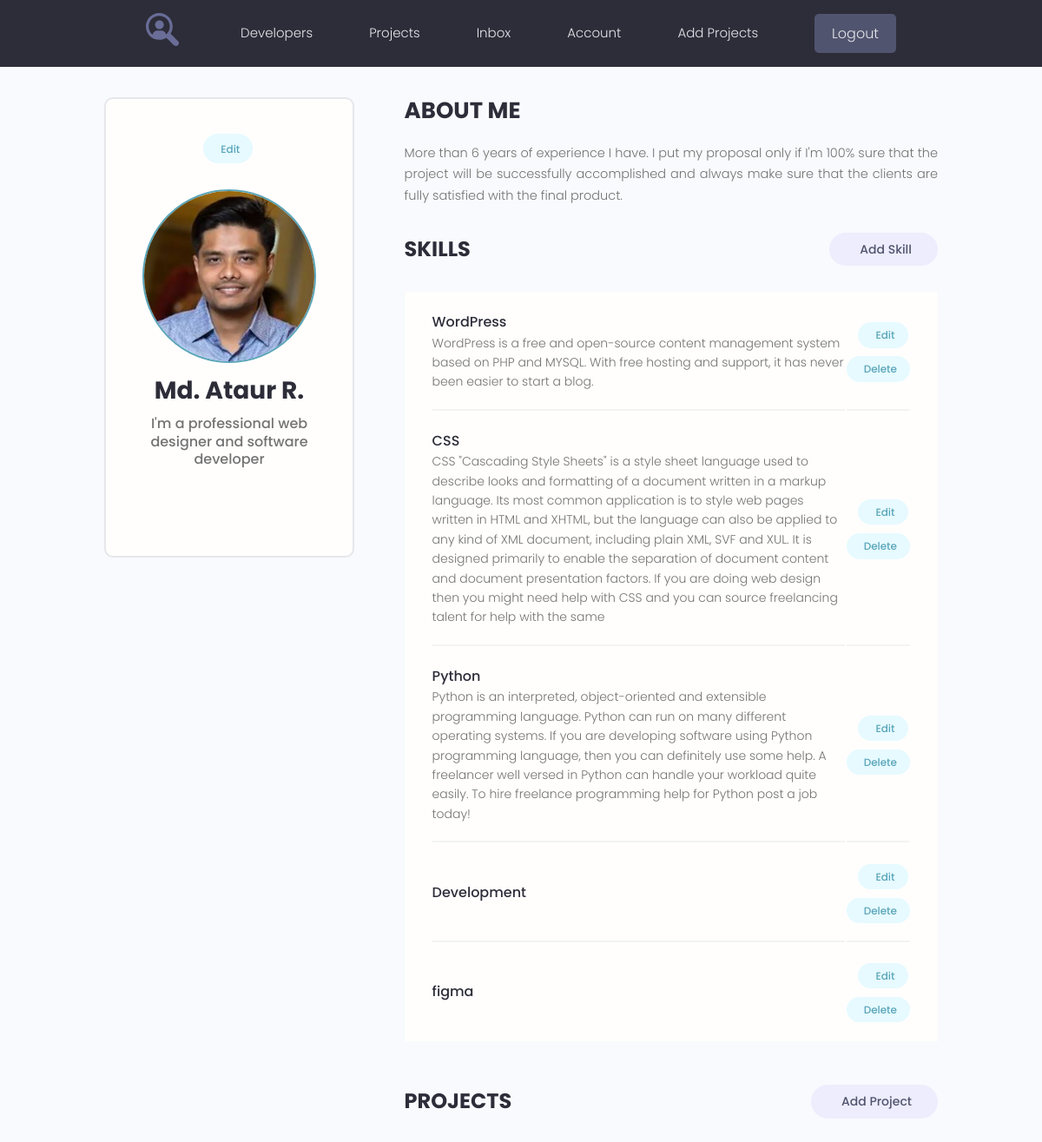
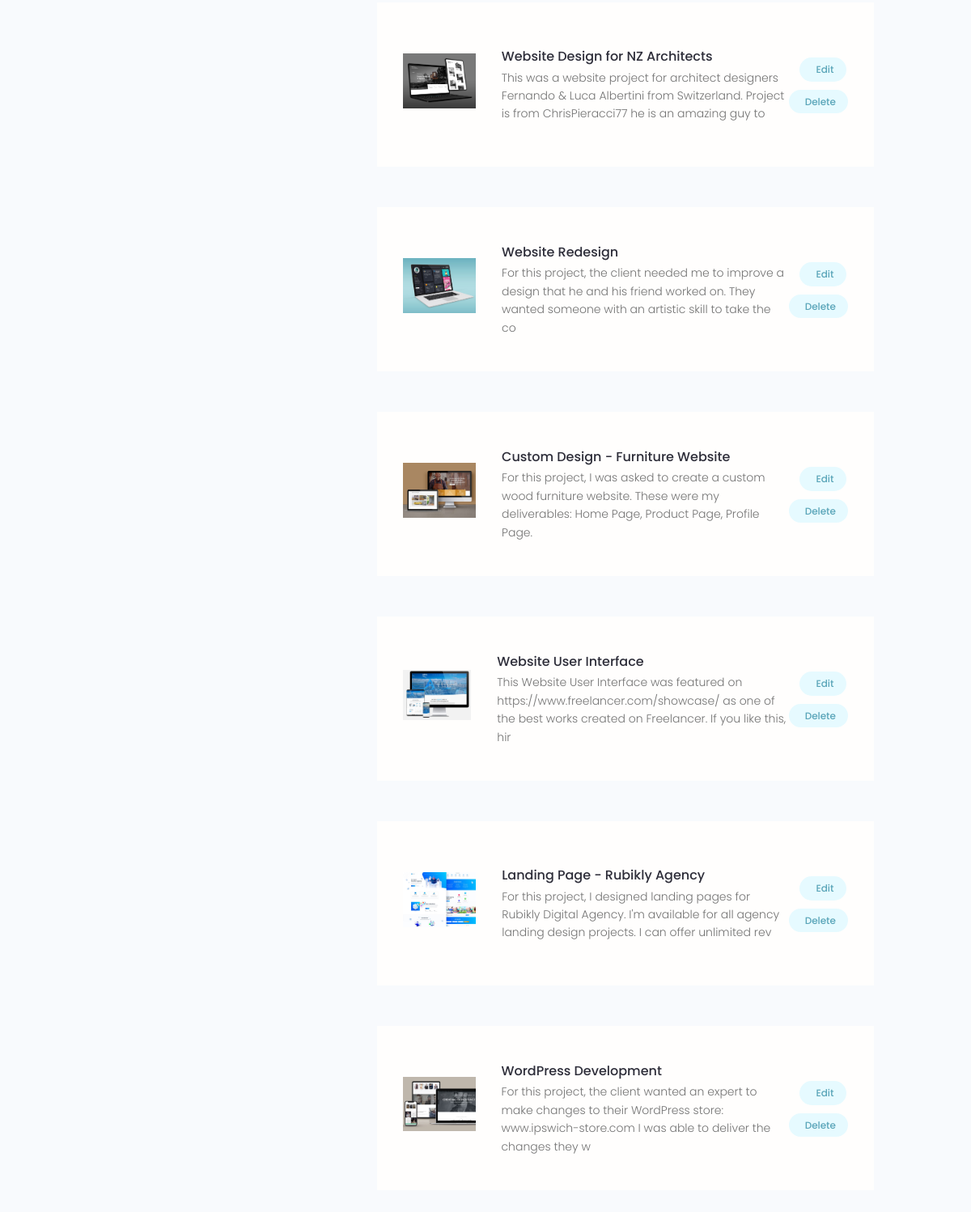
/account/ (signed in), run on the app's committed database (2 pictures, top to bottom).
### users/models.py (models this page shows, shortened)
class Profile(models.Model):
    user = models.OneToOneField(User, on_delete=models.CASCADE, null=True, blank=True)
    name = models.CharField(max_length=200, null=True, blank=True)
    email = models.EmailField(max_length=200, null=True, blank=True)
    username = models.CharField(max_length=200, null=True, blank=True)
    short_intro = models.CharField(max_length=200, null=True, blank=True)
    bio = models.TextField(null=True, blank=True)
    profile_image = models.ImageField(upload_to="profiles/", default="profiles/user-default.png")
    profile_youtube = models.ImageField(upload_to="profiles/", default="profiles/user-default.png")
    profile_website = models.ImageField(upload_to="profiles/", default="profiles/user-default.png")
    creates = models.DateTimeField(auto_now_add=True)

class Skil(models.Model):
    owner = models.ForeignKey(Profile, on_delete=models.SET_NULL, null=True, blank=True)
    name = models.CharField(max_length=200, null=True, blank=True)
    description = models.TextField(null=True, blank=True)
    creates = models.DateTimeField(auto_now_add=True)

### projects/models.py (models this page shows, shortened)
class Project(models.Model):
    owner = models.ForeignKey(Profile, on_delete=models.SET_NULL, blank=True, null=True)
    title = models.CharField(max_length=200)
    description = models.TextField(blank=True, null=True)
    featured_image = models.ImageField(upload_to="projects/%Y/%m/%d/", default="default.jpg")
    demo_link = models.CharField(max_length=1000, blank=True, null=True)
    source_link = models.CharField(max_length=1000, blank=True, null=True)
    tags = models.ManyToManyField(Tag, blank=True)
    vote_total = models.IntegerField(default=0)
    vote_ratio = models.IntegerField(default=0)
    created = models.DateTimeField(auto_now_add=True)
    class Meta:
        ordering = ['-vote_ratio', '-vote_total', 'title']

### users/views.py (the view)
# urls.py: path('account/', views.user_account, name='account'),
@login_required(login_url="login")
def user_account(request):
    prof = request.user.profile
    skills = prof.skil_set.all()
    projects = prof.project_set.all()
    context = {
        "profile": prof,
        "skills": skills,
        "projects": projects
    }
    return render(request, "users/account.html", context)

### users/templates/users/account.html (shortened to what this page needs)
{%extends 'projects/base.html'%}
{%block content%}
  <main class="settingsPage profile my-md">
    <div class="container">
      <div class="layout">
        <div class="column column--1of3">
          <div class="card text-center">
            <div class="card__body dev">
              <a class="tag tag--pill tag--main settings__btn" href="{%url 'edit-account'%}"> Edit</a>
              <img class="avatar avatar--xl dev__avatar" src="{{profile.profile_image.url}}" />
              <h2 class="dev__name">{{profile.name}}</h2>
              <p class="dev__title">{{profile.short_intro}}</p>
            </div>
          </div>
        </div>
        <div class="column column--2of3">
          <div class="devInfo">
            <h3 class="devInfo__title">About Me</h3>
            <p class="devInfo__about">
            {{profile.bio}}
            </p>
          </div>
          <div class="settings">
            <h3 class="settings__title">Skills</h3>
            <a class="tag tag--pill tag--sub settings__btn tag--lg" href="{%url 'create-skill'%}"> Add Skill</a>
          </div>
          <table class="settings__table">
            {%for skill in skills%}
            <tr>
              <td class="settings__tableInfo">
                <h4>{{skill.name}}</h4>
                <p>
                  {{skill.description}}
                </p>
              </td>
              <td class="settings__tableActions">
                <a class="tag tag--pill tag--main settings__btn" href="{% url 'update-skill' skill.id %}"> Edit</a>
                <a class="tag tag--pill tag--main settings__btn" href="{%url 'delete-skill' skill.id%}">
                  Delete</a>
              </td>
            </tr>
            {%endfor%}
          </table>
          <div class="settings">
            <h3 class="settings__title">Projects</h3>
            <a class="tag tag--pill tag--sub settings__btn tag--lg" href="{%url 'create-project'%}"> Add Project</a>
          </div>
          {%for project in projects%}
          <table class="settings__table">
            <tr>
              <td class="settings__thumbnail">
                <a href="{%url 'project' project.id%}"><img src="{{project.featured_image.url}}" alt="Project Thumbnail" /></a>
              </td>
              <td class="settings__tableInfo">
                <a href="{%url 'project' project.id%}">{{project.title}}</a>
                <p>
                  {{project.description|slice:"150"}}
                </p>
              </td>
              <td class="settings__tableActions">
                <a class="tag tag--pill tag--main settings__btn" href="{%url 'update-project' project.id%}"> Edit</a>
                <a class="tag tag--pill tag--main settings__btn" href="{%url 'delete-project' project.id%}">
                  Delete</a>
              </td>
            </tr>
          </table>
          {%endfor%}
        </div>
      </div>
    </div>
  </main>
{%endblock%}

### projects/static/styles/app.css (style rules this page uses)
:root { --color-sub: #2d2d39; }
.card { border: 2px solid var(--color-light); }
img { width: 100%; }
.profile .card > .dev { padding: 4rem; }
.dev__avatar { display: block; margin: auto; }
.dev__name { color: var(--color-sub); font-size: 2.8rem; font-weight: 700; margin-top: 1rem; margin-bottom: 0.5rem; }
.dev__title { font-size: 1.6rem; font-weight: 500; line-height: 1.3; }
.devInfo { margin-bottom: 3rem; }
.devInfo__title, .devInfo__subtitle { font-size: 2.6rem; color: var(--color-sub); text-transform: uppercase; font-weight: 700; margin-bottom: 1.5rem; }
.devInfo__about, .devSkill__info { font-size: 1.45rem; line-height: 1.7; text-align: justify; }
.settingsPage .dev > .settings__btn { display: inline-block; margin-bottom: 3rem; }
.settings { display: flex; justify-content: space-between; align-items: center; }
.settings__title { font-size: 2.4rem; text-transform: uppercase; font-weight: 700; color: var(--color-sub); }
.settings__table { margin-top: 3rem; margin-bottom: 5rem; padding: 0 3rem; background: var(--color-white); }
.settings__table tr { width: 100%; }
.settings__table tr > td { padding: 2rem 0; }
.settings__table tr:not(:last-child) td { border-bottom: 2px solid var(--color-white-light); }
.settings__thumbnail { width: 23%; min-width: 10rem; }
.settings__thumbnail img { padding-right: 3rem; height: 15rem; object-fit: contain; }
.settings__tableInfo { width: 100%; }
.settings__tableInfo h4, .settings__tableInfo a { padding-right: 1rem; width: auto; font-size: 1.6rem; font-weight: 500; color: var(--color-sub); }
.settings__tableInfo p { font-size: 1.4rem; }
.settings__tableActions { text-align: right; }

### projects/static/uikit/styles/modules/_variables.css (style rules this page uses)
:root { --color-main: #5aa5b9; --color-main-light: #e6faff; --color-sub: #3f4156; --color-sub-light: #51546e; --color-sub-lighter: #ededfd; --color-text: #737373; --color-gray: #8b8b8b; --color-light: #e5e7eb; --color-light-gray: #767676; --color-bg: #f8fafd; --color-white: #fffefd; --color-white-light: #f3f3f3; --color-success: #359e64; --color-success-bg: #def8e8; --color-error: #fc4b0b; --color-error-bg: #fff2ee; --font-base: 'Poppins', arial, helvetica, 'Segoe UI', roboto, ubuntu, sans-serif; --font-monospace: 'Fira Code', 'Courier New', courier, monospace; --font-regular: 300; --font-medium: 500; --font-bold: 700; --generic-shadow: 1px 1px 5px #00000010; --generic-transition: all 0.3s ease-in-out; }

### projects/static/uikit/styles/modules/_base.css (style rules this page uses)
* { margin: 0; padding: 0; box-sizing: border-box; text-rendering: optimizeLegibility; color: inherit; font-size: inherit; }
html { font-size: 50%; }
@media only screen and (min-width: 480px) { html { font-size: 56.25%; } }
@media only screen and (min-width: 1200px) { html { font-size: 62.5%; } }
body { line-height: 1.6; font-weight: 400; font-size: 1.5rem; color: var(--color-text); background-color: var(--color-bg); min-height: 100vh; }

### projects/static/uikit/styles/modules/_typography.css (style rules this page uses)
* { font-family: var(--font-base); }
h2 { font-size: 3.6rem; font-weight: var(--font-bold); }
h3 { font-size: 3.2rem; font-weight: var(--font-medium); }
h4 { font-size: 2.8rem; font-weight: var(--font-medium); }
p, span, strong { font-size: 1.6rem; color: var(--color-text); font-weight: var(--font-regular); }
a { padding-bottom: 2px; text-decoration: none; display: inline-block; color: var(--color-main); font-weight: var(--font-medium); }

### projects/static/uikit/styles/modules/_utilities.css (style rules this page uses)
.container { width: 92%; max-width: 165rem; margin: 0 auto; box-sizing: border-box; }
@media screen and (min-width: 1000px) { .container { width: 90%; } }
@media screen and (min-width: 1200px) { .container { width: 80%; } }
.text-center { text-align: center; }
.my-md { margin: 3rem auto; }

### projects/static/uikit/styles/modules/_avatar.css (style rules this page uses)
.avatar { border-radius: 50%; border: 2px solid var(--color-main); object-fit: cover; }
.avatar--xl { height: 20rem; width: 20rem; }

### projects/static/uikit/styles/modules/_card.css (style rules this page uses)
.card { border-radius: 1rem; background-color: var(--color-white); border: 1.5px solid var(--color-light); width: auto; height: auto; margin-top: 0.5rem; margin-bottom: 0.5rem; overflow: hidden; }
.card__body, .card__header { padding: 2rem 2.5rem; }

### projects/static/uikit/styles/modules/_layout.css (style rules this page uses)
.layout { display: flex; flex-flow: row wrap; justify-content: space-between; }
.layout > .column { margin-bottom: 3rem; }
.layout > .column.column--1of3 { flex-basis: 30%; }
.layout > .column.column--2of3 { flex-basis: 64%; }

### data on the page
Profile: profile_image (picture), name "Md. Ataur R.", short_intro "I'm a professional web designer and software developer", bio "More than 6 years of experience I have. I put my proposal only if I'm 100% sure that the project will be successfully accomplished and always make sure that the clients are fully satisfied with the final product."
Skil: name "WordPress", description "WordPress is a free and open-source content management system based on PHP and MYSQL. With free hosting and support, it has never been easier to start a blog."
Skil: name "CSS", description "CSS \"Cascading Style Sheets\" is a style sheet language used to describe looks and formatting of a document written in a markup language. Its most common application is to style web pages written in HTML and XHTML, but the language can also be applied to any kind of XML document, including plain XML, SVF and XUL. It is designed primarily to enable the separation of document content and document presentation factors. If you are doing web design then you might need help with CSS and you can source freelancing talent for help with the same"
Skil: name "Python", description "Python is an interpreted, object-oriented and extensible programming language. Python can run on many different operating systems. If you are developing software using Python programming language, then you can definitely use some help. A freelancer well versed in Python can handle your workload quite easily. To hire freelance programming help for Python post a job today!"
Skil: name "Development"
Skil: name "figma"
Project: featured_image (picture), title "Website Design for NZ Architects", description "This was a website project for architect designers Fernando & Luca Albertini from Switzerland. Project is from ChrisPieracci77 he is an amazing guy to"
Project: featured_image (picture), title "Website Redesign", description "For this project, the client needed me to improve a design that he and his friend worked on. They wanted someone with an artistic skill to take the co"
Project: featured_image (picture), title "Custom Design - Furniture Website", description "For this project, I was asked to create a custom wood furniture website. These were my deliverables: Home Page, Product Page, Profile Page."
Project: featured_image (picture), title "Website User Interface", description "This Website User Interface was featured on https://www.freelancer.com/showcase/ as one of the best works created on Freelancer. If you like this, hir"
Project: featured_image (picture), title "Landing Page - Rubikly Agency", description "For this project, I designed landing pages for Rubikly Digital Agency. I'm available for all agency landing design projects. I can offer unlimited rev"
Project: featured_image (picture), title "WordPress Development", description "For this project, the client wanted an expert to make changes to their WordPress store: www.ipswich-store.com I was able to deliver the changes they w"
